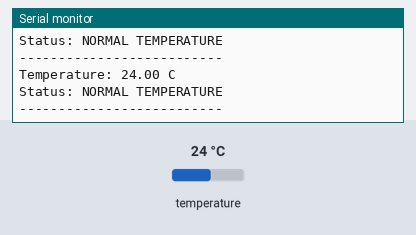
The sketch below on a simulated Arduino Uno, built with avr-gcc and run on an emulated ATmega328P. Shown: the last lines printed to the serial monitor. Wiring (inferred from the names in the program): LM75 temperature sensor at I2C address 0x48. Inputs (shaded band) come from the test bench; at power-on: temperature 24 °C.

Above: at 1.8 s.
1.9 s: temperature set to 41 °C
At 2.9 s:
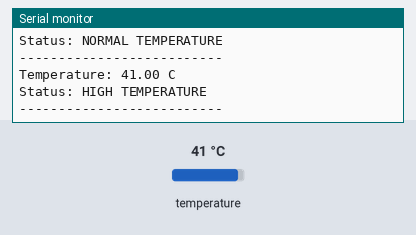
4.6 s: temperature set to 12 °C
At 5.9 s:
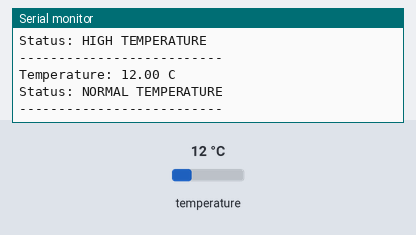
6.1 s: temperature set to 1 °C
At 7.0 s:
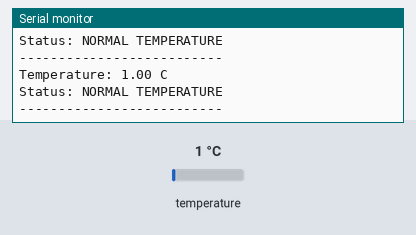
Timing chart, 0 to 9.1 s (numbered marks = the images above; inputs shaded):
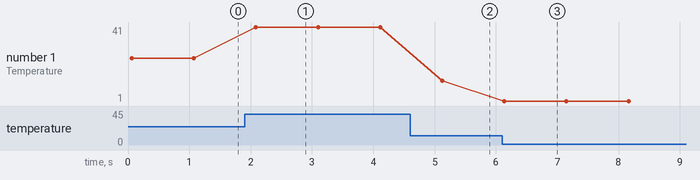

Measured:
- after the input at 1.9 s, the serial monitor: prints a new line after 0.19 s (image 1)
- after the input at 4.6 s, the serial monitor: prints a new line after 0.52 s (image 2)
- after the input at 6.1 s, the serial monitor: prints a new line at once (image 3)
- plotted number 1: 24 → 41 after the input at 1.9 s, 41 → 12 after the input at 4.6 s, 12 → 1 after the input at 6.1 s

The sketch:

Exp-3.ino
```cpp
#include <Wire.h>

const byte LM75_ADDRESS = 0x48;

void setup() {
  Serial.begin(9600);
  Wire.begin();

  Serial.println("LM75AD TEMPERATURE MONITOR");
  Serial.println("--------------------------");
}

void loop() {
  float temperature = readTemperature();

  if (temperature == -999.0) {
    Serial.println("Sensor Error: Check I2C connection");
  } else {
    Serial.print("Temperature: ");
    Serial.print(temperature, 2);
    Serial.println(" C");

    if (temperature >= 35.0) {
      Serial.println("Status: HIGH TEMPERATURE");
    } else {
      Serial.println("Status: NORMAL TEMPERATURE");
    }
  }

  Serial.println("--------------------------");
  delay(1000);
}

float readTemperature() {
  // Select temperature register
  Wire.beginTransmission(LM75_ADDRESS);
  Wire.write(0x00);

  if (Wire.endTransmission() != 0) {
    return -999.0;
  }

  // Read two temperature bytes
  Wire.requestFrom(LM75_ADDRESS, (byte)2);

  if (Wire.available() < 2) {
    return -999.0;
  }

  byte msb = Wire.read();
  byte lsb = Wire.read();

  // LM75 temperature uses 11-bit signed data
  int raw = ((int)msb << 8) | lsb;
  raw >>= 5;

  if (raw & 0x0400) {
    raw -= 2048;
  }

  return raw * 0.125;
}
```
